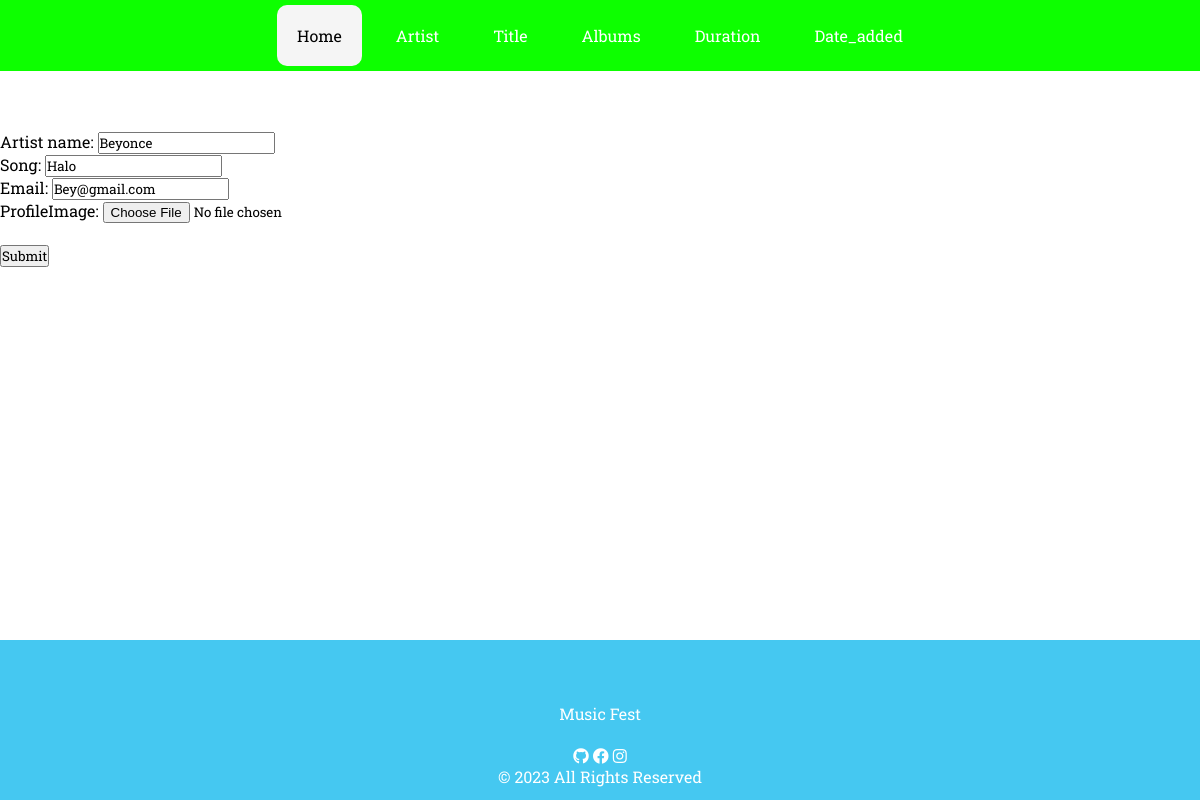
Page /artists/1/ on the committed database.
### record/models.py (models this page shows, shortened)
class BaseModel(models.Model):
    created_at = models.DateTimeField(auto_now=True, db_index=True)
    updated_at = models.DateTimeField(auto_now=True)
    class Meta:
        abstract = True

class artist(BaseModel):
    Artist_ID = models.AutoField(primary_key=True)
    Artist_name = models.CharField(max_length=100, default='', null=True, blank=True)
    Song = models.CharField(max_length=255)
    Email = models.EmailField()
    ProfileImage = models.ImageField(upload_to='media/', blank=True, null=True)

### record/views.py (the view)
# urls.py: path('artists/<int:pk>/', artistUpdateView.as_view(), name='artist-update'),
class artistUpdateView(UpdateView):
    model = artist
    form_class = artistForm
    template_name = 'artist_edit.html'
    success_url = reverse_lazy('artist-list')

### record/forms.py
class artistForm(ModelForm):
    class Meta:
        model = artist
        fields = "__all__"

### record/templates/artist_edit.html (shortened to what this page needs)
{% extends 'base.html' %}
    {% load static %}
    {% block content %}
    <form role="form" class="" action="" method="post" novalidate>
        {% include 'includes/form.html' %}
        <br />
        <div class="form-group">
            <div class="col-md-12 col-sm-3">
                <button type='submit' class="btn btn-primary">Submit</button>
            </div>
        </div>
    </form>
{% endblock %}

### record/templates/includes/form.html (shortened to what this page needs)
{% load widget_tweaks %}
{% for field in form %}
<div class="col-md-6">
    <div class="form-group">
    {% if field.field.widget.input_type == 'checkbox' %}
    <div class="form-check form-switch">
        {% render_field field class="form-check-input ms-auto" %}
        <label class="form-check-label text-body ms-3 text-truncate w-250 mb-0"
for="flexSwitchCheckDefault5">{{ field.label_tag }}</label>
    </div>
    {% else %}
        <label for="example-text-input" class="form-control-label">{{ field.label_tag}}</label>
        {% render_field field class="form-control" %}
    {% endif %}
</div>
</div>
{% endfor %}

### record/static/css/style.css (style rules this page uses)
* { margin: 0; padding: 0; font-family: 'Roboto Slab'; }
body { background-image: url('../images/music1.jpg'); background-size: cover; background-position: center; background-attachment: fixed; height: 100%; margin: 0; padding: 0; }

### rows in the picture
artist: Artist_name "Beyonce" "Halo" "Bey@gmail.com"

### other values in the picture
{{ field.label_tag }} "Artist name:" "Song:" "Email:" "ProfileImage:"
